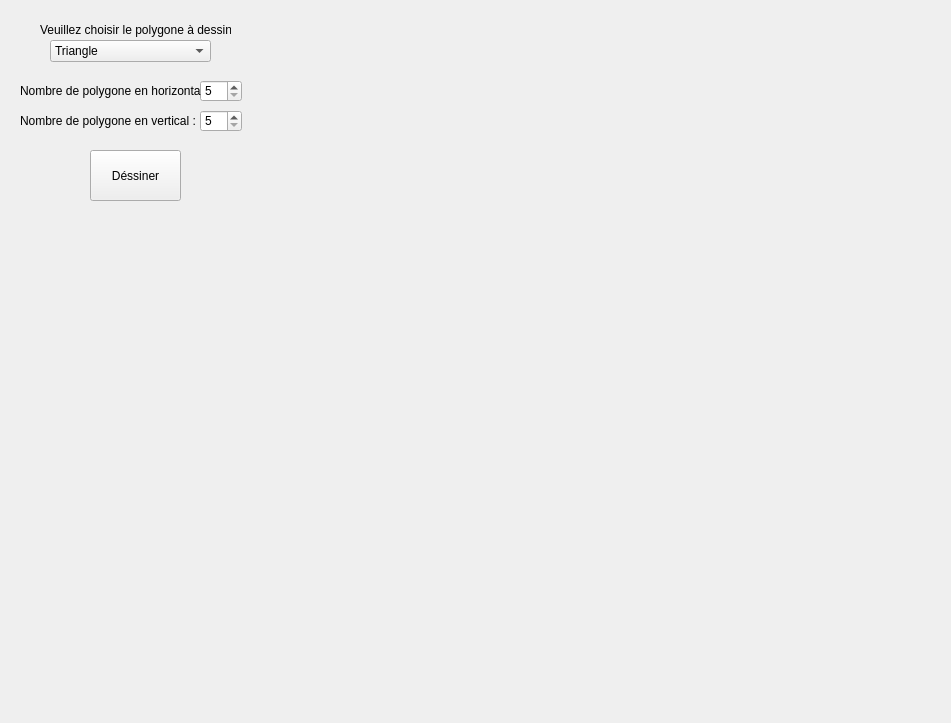
<?xml version="1.0" encoding="UTF-8"?>
<ui version="4.0">
 <class>Form</class>
 <widget class="QWidget" name="Form">
  <property name="geometry">
   <rect>
    <x>0</x>
    <y>0</y>
    <width>951</width>
    <height>723</height>
   </rect>
  </property>
  <property name="windowTitle">
   <string>Form</string>
  </property>
  <widget class="QLabel" name="label">
   <property name="geometry">
    <rect>
     <x>40</x>
     <y>20</y>
     <width>191</width>
     <height>20</height>
    </rect>
   </property>
   <property name="text">
    <string>Veuillez choisir le polygone à dessiner :</string>
   </property>
  </widget>
  <widget class="QComboBox" name="comboBox">
   <property name="geometry">
    <rect>
     <x>50</x>
     <y>40</y>
     <width>161</width>
     <height>22</height>
    </rect>
   </property>
   <item>
    <property name="text">
     <string>Triangle</string>
    </property>
   </item>
   <item>
    <property name="text">
     <string>Carré</string>
    </property>
   </item>
   <item>
    <property name="text">
     <string>Hexagone</string>
    </property>
   </item>
  </widget>
  <widget class="QSpinBox" name="spinBox">
   <property name="geometry">
    <rect>
     <x>200</x>
     <y>80</y>
     <width>42</width>
     <height>22</height>
    </rect>
   </property>
   <property name="minimum">
    <number>5</number>
   </property>
  </widget>
  <widget class="QLabel" name="label_2">
   <property name="geometry">
    <rect>
     <x>20</x>
     <y>80</y>
     <width>181</width>
     <height>21</height>
    </rect>
   </property>
   <property name="text">
    <string>Nombre de polygone en horizontal : </string>
   </property>
  </widget>
  <widget class="QLabel" name="label_4">
   <property name="geometry">
    <rect>
     <x>20</x>
     <y>110</y>
     <width>181</width>
     <height>21</height>
    </rect>
   </property>
   <property name="text">
    <string>Nombre de polygone en vertical : </string>
   </property>
  </widget>
  <widget class="QSpinBox" name="spinBox_2">
   <property name="geometry">
    <rect>
     <x>200</x>
     <y>110</y>
     <width>42</width>
     <height>22</height>
    </rect>
   </property>
   <property name="minimum">
    <number>5</number>
   </property>
  </widget>
  <widget class="QPushButton" name="pushButton">
   <property name="geometry">
    <rect>
     <x>90</x>
     <y>150</y>
     <width>91</width>
     <height>51</height>
    </rect>
   </property>
   <property name="text">
    <string>Déssiner</string>
   </property>
  </widget>
  <widget class="QWidget" name="widget" native="true">
   <property name="geometry">
    <rect>
     <x>260</x>
     <y>0</y>
     <width>691</width>
     <height>721</height>
    </rect>
   </property>
  </widget>
 </widget>
 <resources/>
 <connections/>
</ui>
